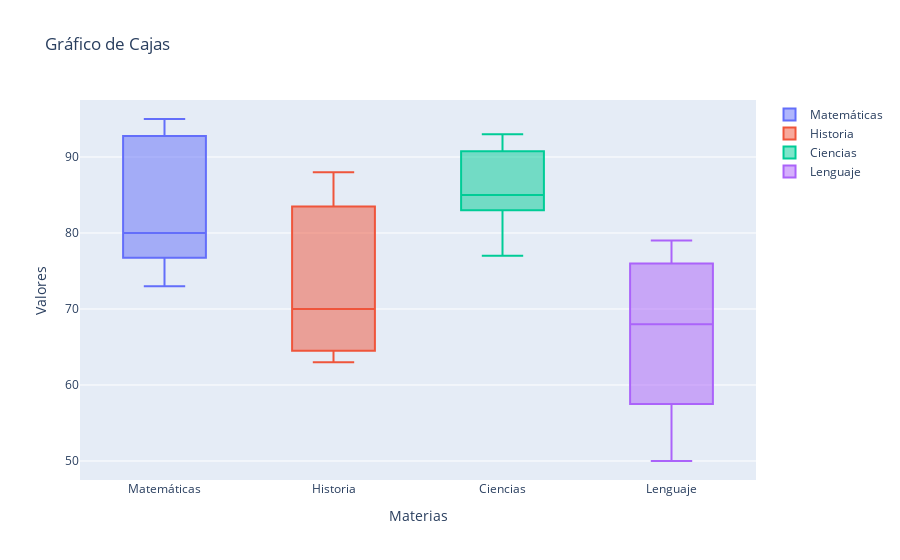

Write notebook code for a chart like this one.
### Code cell
fig = go.Figure()

for materia in df['materia'].unique():
    materia_data = df[df['materia'] == materia]
    fig.add_trace(go.Box(y=materia_data['nota'], name=materia))

fig.update_layout(
    title='Gráfico de Cajas',
    xaxis=dict(title='Materias'),
    yaxis=dict(title='Valores'),
)

fig.show()

### Figure 1 — Plotly figure (JSON) as saved in the notebook; plotly's stock layout.template omitted (floating-point values rounded to 4 significant figures)
{"data": [{"name": "Matemáticas", "type": "box", "y": [80, 95, 78, 73, 92]}, {"name": "Historia", "type": "box", "y": [65, 70, 82, 88, 63]}, {"name": "Ciencias", "type": "box", "y": [90, 85, 93, 77, 85]}, {"name": "Lenguaje", "type": "box", "y": [75, 60, 68, 50, 79]}], "layout": {"title": {"text": "Gráfico de Cajas"}, "xaxis": {"title": {"text": "Materias"}}, "yaxis": {"title": {"text": "Valores"}}}}
